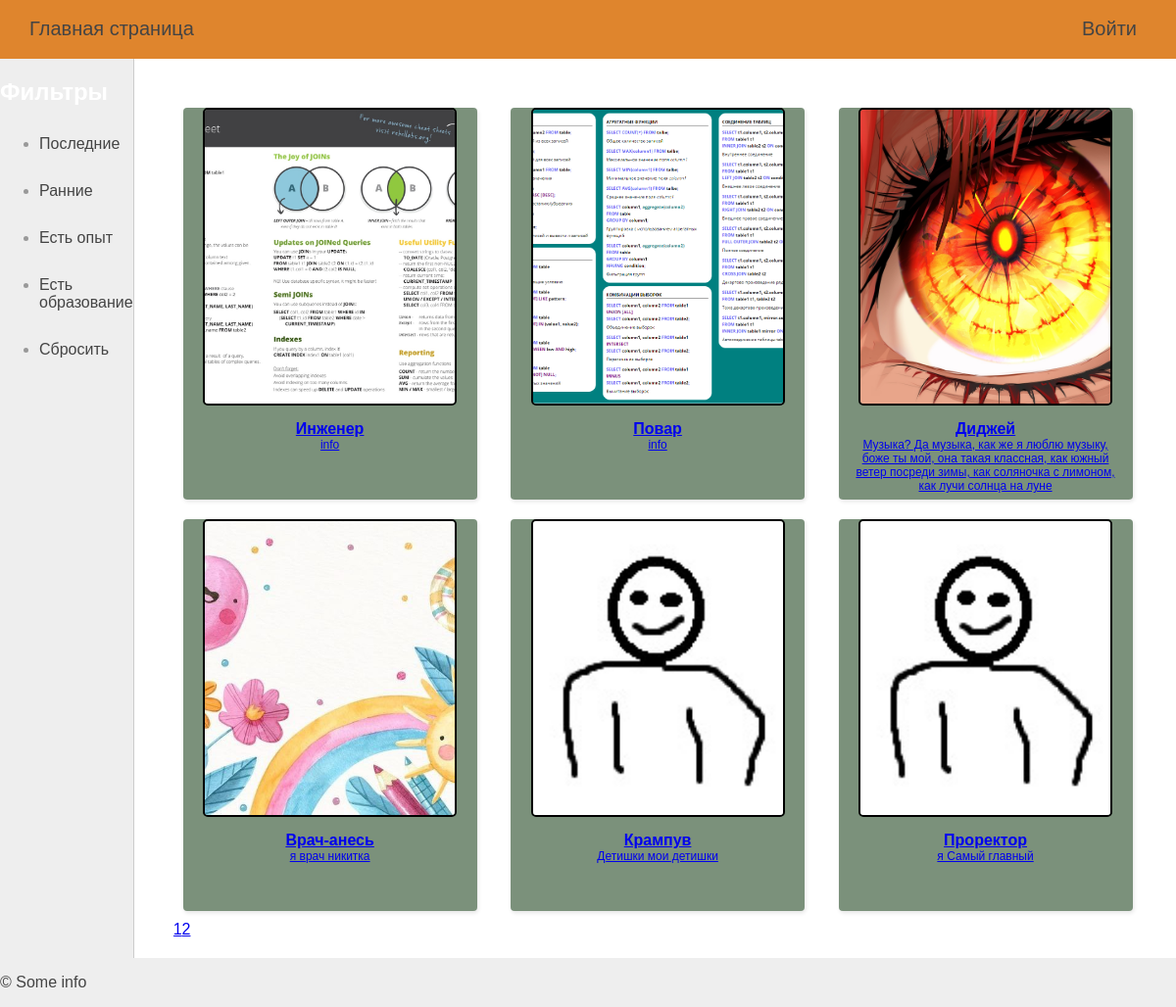
The app's page /main, older data.
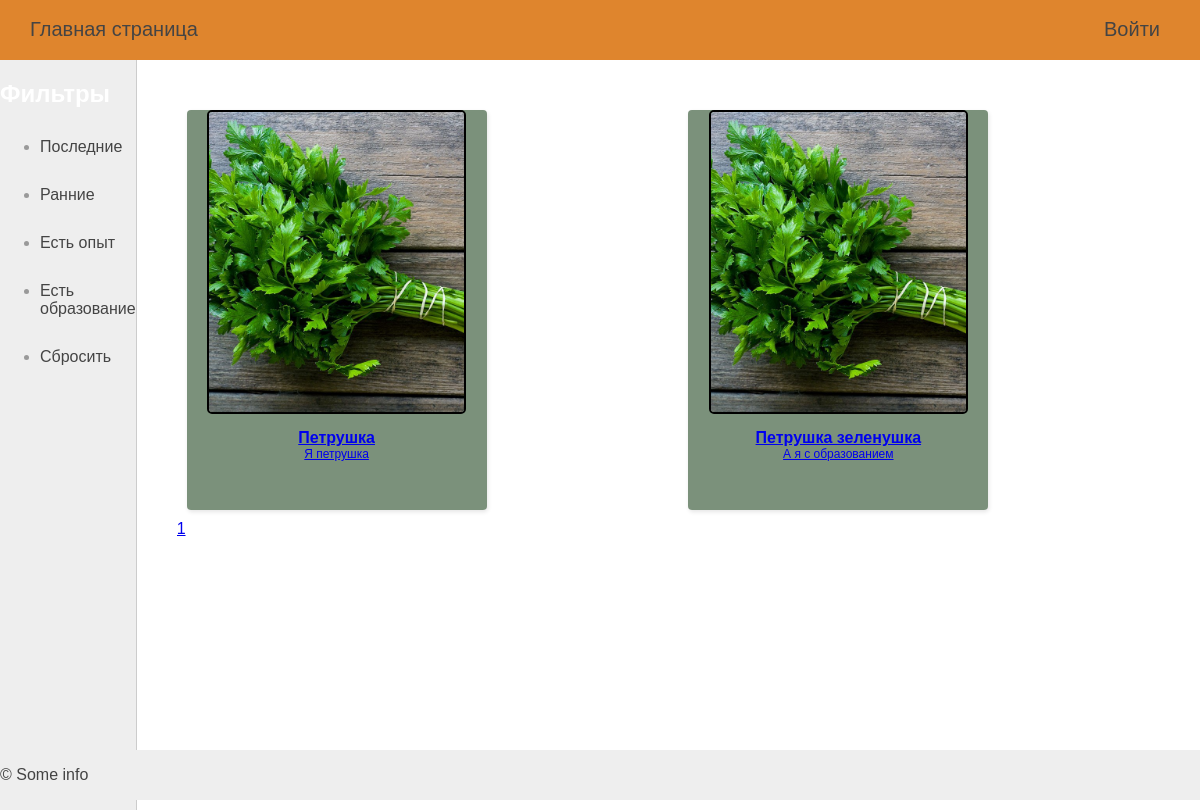
The same page, newer data.
### resume/models.py (models this page shows)
class Resume(models.Model):
    title = models.CharField(max_length=255, verbose_name='Должность')
    slug = models.SlugField(max_length=255, unique=True,
                            db_index=True, verbose_name='URL')
    letter = models.TextField(blank=True, verbose_name='Сопроводительное письмо')
    photo = models.ImageField(upload_to='photos/%Y/%m/%d', blank=True)
    time_created = models.DateTimeField(auto_now_add=True)
    time_updated = models.DateTimeField(auto_now=True)
    is_shown = models.BooleanField(default=True)
    user = models.ForeignKey(User, on_delete=models.CASCADE)
    def get_absolute_url(self):
        return reverse('resume', kwargs={'resume_slug': self.slug})

### resume/views.py (the view)
# urls.py: path('main', Cards.as_view(), name='home'),
class Cards(MenuMixin, ListView):
    model = Resume
    template_name = 'resume/index.html'
    context_object_name = 'resumes'
    cards_on_page = 6
    def get_context_data(self, *, object_list=None, **kwargs):
        if Resume.objects.all().count() % self.cards_on_page == 0:
            pages = range(Resume.objects.all().count() // self.cards_on_page)
        else:
            pages = range(Resume.objects.all().count() // self.cards_on_page+1)
        context = super().get_context_data(**kwargs)
        c_def = self.get_user_context(title="Главная страница",
                                      sidebar=True,
                                      all_pages=pages)
        return dict(list(context.items()) + list(c_def.items()))
    def get_queryset(self):
        page = self.request.GET.get('page')
        if not page:
            page = 1
        else:
            page = int(page)
        filter_page = self.request.GET.get('filter')
        if filter_page == 'Drop' or not filter_page:
            return Resume.objects.all()[self.cards_on_page * (page - 1):self.cards_on_page * page]
        elif filter_page == 'Earliest':
            return Resume.objects.all().order_by('time_created')[self.cards_on_page * (page - 1):self.cards_on_page * page]
        elif filter_page == 'Latest':
            return Resume.objects.all().order_by('-time_created')[self.cards_on_page * (page - 1):self.cards_on_page * page]
        elif filter_page == 'Experience':
            exp = Resume.objects.annotate(total_exp=Sum('experience'))
            return exp.filter(total_exp__gt=0)[self.cards_on_page * (page - 1):self.cards_on_page * page]
        elif filter_page == 'Education':
            exp = Resume.objects.annotate(total_edc=Sum('education'))
            return exp.filter(total_edc__gt=0)[self.cards_on_page * (page - 1):self.cards_on_page * page]

### resume/templatetags/resume_tags.py (called while the page is built)
@register.inclusion_tag('resume/user_card.html')
def show_user_card(info):
    return {'resume': info}

@register.inclusion_tag('resume/sidebar.html')
def show_sidebar(sidebar_info=None):
    return {'sidebar': sidebar_info}

### resume/utils.py (called while the page is built)
    def get_user_context(self, **kwargs):
        user_menu = menu.copy()
        if not self.request.user.is_authenticated:
            user_menu.pop(1)
            user_menu.pop(1)
        context = kwargs
        context['menu'] = user_menu
        context['username'] = self.request.user.username
        context['card_filter'] = card_filter
        return context

### resume/templates/resume/index.html
{% extends "resume/base.html" %}
{% load resume_tags %}
{% load static %}
{% block content %}
<table class="cards" border="0" cellspacing="0">
    {% for r in resumes %}
        {% if forloop.counter|add:2|divisibleby:"3" %}
        <tr>
            <td>
        {% else %}
                <td>
        {% endif %}
         <a href="{{ r.get_absolute_url }}">
        {% show_user_card r %}
         </a>
        {% if forloop.counter|divisibleby:"3" %}
            </td></tr>
        {% else %}
                </td>
        {% endif %}
    {% endfor %}
</table>
<ul class="pages">
{% for _ in all_pages %}
    <li><a href="?page={{forloop.counter}}">{{forloop.counter}}</a></li>
{% endfor %}
</ul>
{% endblock content %}

### resume/templates/resume/base.html (shortened to what this page needs)
{% load static %}
{% load resume_tags %}
<!DOCTYPE html>
<html lang="en">
<head>
	<link type="text/css" href="{% static 'resume/css/styles.css' %}" rel="stylesheet" />
</head>
<body>
<table class="table-page" border=0 cellpadding=0 cellspacing=0>
    <tr><td valign=top>
        <div class="header">
            <ul class="menu">
                {% for m in menu %}
                    {% if not forloop.last %}
                        <li><a href="{% url m.url_name %}">{{m.title}} </a></li>
                    {% else %}
                        <li class="last"><a href="http://127.0.0.1:8000/admin/">{{m.title}}</a></li>
                    {% endif %}
                {% endfor %}
            </ul>
        </div>
       <table class="table-content" border=0 cellpadding="0" cellspacing="0">
           <tr>
           {% if sidebar %}
               {% show_sidebar card_filter %}
               {% else %}
               <td valign="top" class="left-line">
               </td>
           {% endif %}
        <td valign="top" class="content">
        {% block content %}
        {% endblock content %}
        </td>
           </tr></table>
 </td></tr>
<tr><td valign=top class="footer">
	<div>
		<p>&copy; Some info </p>
	</div>
</td></tr></table>
</body>
</html>

### resume/templates/resume/sidebar.html
<td valign="top" class="left-chapters">
    <h2>Фильтры</h2>
            <ul>
               {% for fi in sidebar %}
                <li><a href="?filter={{fi.filter}}">{{fi.title}}</a></li>
                {% endfor %}
            </ul>
</td>

### resume/templates/resume/user_card.html
{% load static %}
<div class="card-wrapper">
    <div class="card">
        <ul class="crd">
            {% if resume.photo %}
            <li><img src="{{resume.photo.url}}" alt="Изображение"></li>
            {% else %}
            <li><img src="{% static 'resume/img/test_img.jpg' %}" alt="Изображение"></li>
            {% endif %}
            <li>
                <div class="card-info">
                    <h2>{{resume.title}}</h2>
                    <p>{{resume.letter}}</p>
                </div>
             </li>
        </ul>
    </div>
</div>

### resume/static/resume/css/styles.css (style rules this page uses)
html, body { font-family: 'Arial'; margin: 0; padding: 0; height: 100%; width: 100%; color: #444; }
.table-page { width: 100%; height: 100%; vertical-align: top; margin-top: 0; }
.table-page tr { height: 100%; }
.header { background: #df852d; height: 60px; }
ul.menu { list-style: none; padding: 0; margin: 0; text-align: left; font-size: 20px; overflow: hidden; }
ul.menu li { float: left; display: inline; margin: 18px 40px 0 30px;; }
ul.menu li a { color: inherit; text-decoration: none; }
ul.menu li.last { float: right; }
.content { padding: 40px 20px 20px 40px; width: 100%; box-sizing: border-box; }
.card { width: 300px; height: 400px; box-shadow: 1px 2px 4px rgba(0, 0, 0, 0.1); display: flex; flex-direction: column; background-color: #7b917b; border-radius: 4px; transition: 0.2s; position: relative; }
.card img { width: 255px; height: 300px; object-fit: cover; border: 2px solid #000; border-radius: 5px; }
.card-info { max-height: 50%; overflow: hidden; margin: 0; }
.card-info h2 { font-size: 16px; margin: 0; width: 280px; }
.card-info p { font-size: 12px; margin: 0; width: 280px; text-align:center; }
ul.crd { list-style: none; padding: 0; margin: 0; text-align: left; font-size: 20px; overflow: hidden; }
ul.crd li { padding: 0 10px 10px 10px; width: 280px; text-align:center; }
.left-chapters { margin: 0; background: #eee; border-right: 1px solid #ccc; color : #fff; min-height: 100%; }
.left-chapters ul li { margin: 30px 0 0 0; color: #999; }
.left-chapters ul li a { color: #444; text-decoration: none; }
table.cards { width: 100%; border-collapse: collapse; border-spacing: 10px 20px; }
table.cards td, table.cards th { padding: 10px; text-align: left; }
ul.pages { list-style: none; padding: 0; margin: 0; text-align: left; overflow: hidden; }
ul.pages li { float: left; display: inline; }
.table-content { width: 100%; min-height: 100%; }
td.footer { background-color: #eee; }

Row changes from the older to the newer data that the page shows:
removed Resume: photo (picture), title "Инженер", letter "info"
removed Resume: photo (picture), title "Повар", letter "info"
removed Resume: photo (picture), title "Диджей", letter "Музыка? Да музыка, как же я люблю музыку, боже ты мой, она такая классная, как южный ветер посреди зимы, как соляночка с лимоном, как лучи солнца на луне"
removed Resume: photo (picture), title "Врач-анесь", letter "я врач никитка"
removed Resume: title "Крампув", letter "Детишки мои детишки"
removed Resume: title "Проректор", letter "я Самый главный"
added Resume: photo (picture), title "Петрушка", letter "Я петрушка"
added Resume: photo (picture), title "Петрушка зеленушка", letter "А я с образованием"
Text that changed along with them:
list line gone: "2"
